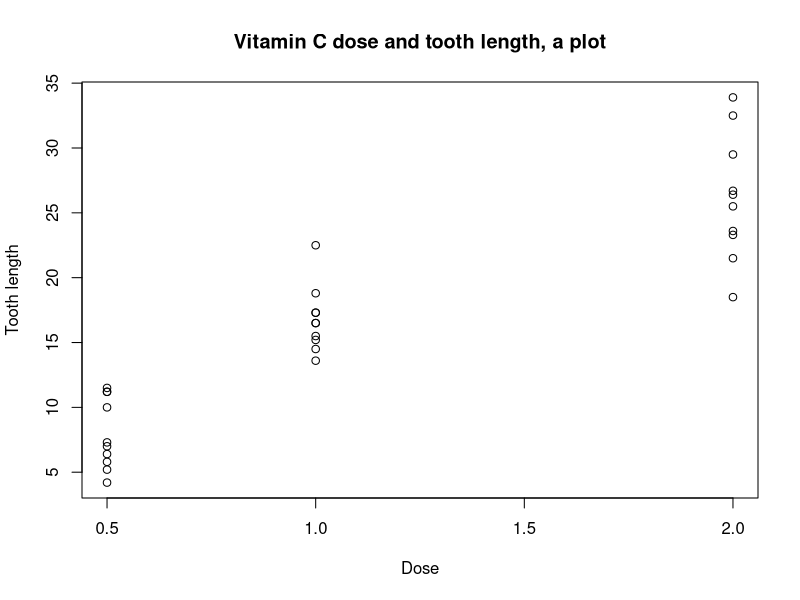
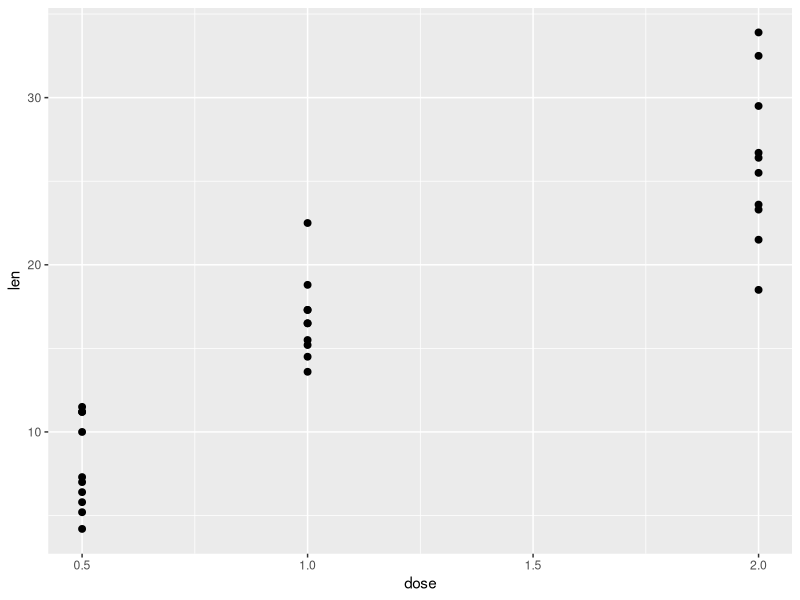
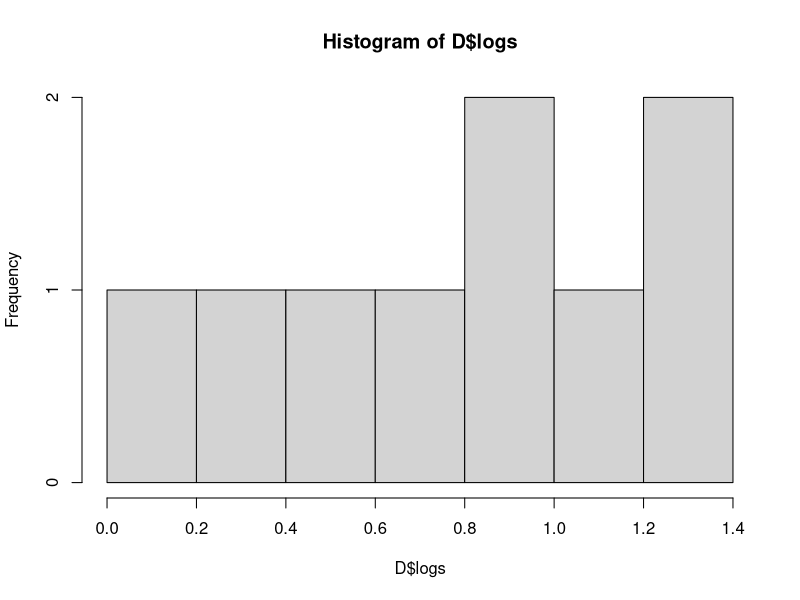

Write R code to recreate these figures, in order.
## ---- chunk 1
printAnswers <- TRUE
## ---- chunk 2
library(mice)
?data
data( package = "mice")
?`mice-package`
## ---- chunk 3
?ToothGrowth

head(ToothGrowth)

summary(ToothGrowth)

table(ToothGrowth$supp, ToothGrowth$dose)

plot( x = ToothGrowth$dose[ ToothGrowth$supp == "VC" ], 
      y = ToothGrowth$len[ ToothGrowth$supp == "VC" ],
      main = "Vitamin C dose and tooth length, a plot",
      xlab="Dose", ylab="Tooth length")
## ---- chunk 4
library(dplyr)
library(ggplot2)
ToothGrowth %>% 
  filter(supp == "VC") %>% 
  ggplot(aes( x = dose, y = len)) +
  geom_point( size = 2 ) 
## ---- chunk 5
?HairEyeColor
class(HairEyeColor)
HairEyeColor
## ---- chunk 6
A <- HairEyeColor[,,"Female"]
class(A)
A <- as.data.frame(A)
class(A)
## ---- chunk 7
# Coerce to data.frame
A <- as.data.frame(HairEyeColor) 
head(A)
A[A$Sex == "Female",]
## ---- chunk 8
library(dplyr)

HairEyeColor %>% 
  as_data_frame() %>% 
  filter( Sex == "Female")
## ---- chunk 9
## Number of brown-haired students
sum(HairEyeColor["Brown",,])

## Which group is the smallest?
min(HairEyeColor)

## Base R
which( HairEyeColor == min(HairEyeColor), arr.ind = TRUE )

## dplyr syntax
HairEyeColor %>% as_tibble() %>% filter(n == min(n))
## ---- chunk 10
a <- seq( from = 0, to = 0.8, by = 0.1)
b <- rep(1:3, 3)
c <- LETTERS[ 1:9 ]

D <- data.frame(fractions = a, numbers = b, letters = c)
D$logs <- log( D$numbers + D$fractions )

hist(D$logs)
## ---- chunk 11
save(D, file = "MyData.RDS")
## ---- chunk 12
getwd()
